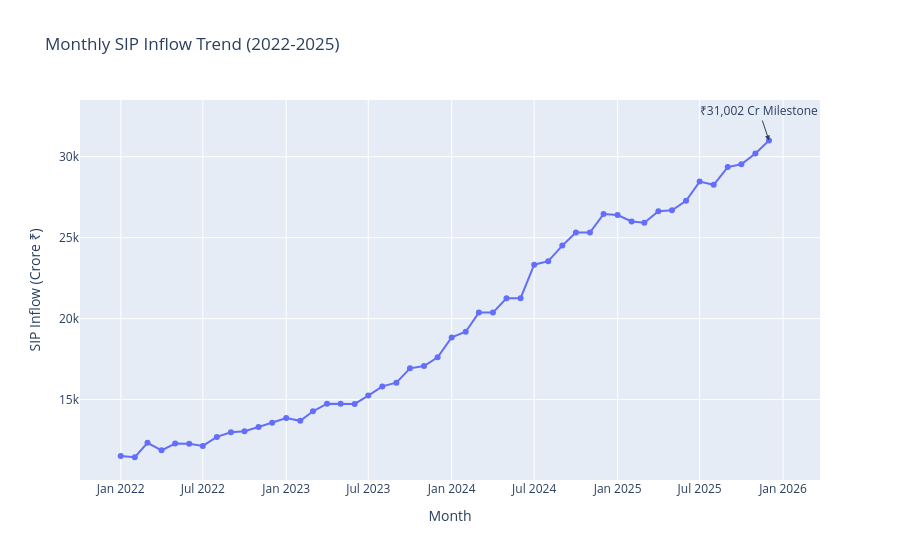

Notebook code cell kept with this figure:
### Code cell
import plotly.express as px

fig = px.line(
    sip,
    x="month",
    y="sip_inflow_crore",
    title="Monthly SIP Inflow Trend (2022-2025)",
    markers=True
)

fig.add_annotation(
    x="2025-12-01",
    y=31002,
    text="₹31,002 Cr Milestone",
    showarrow=True,
    arrowhead=2
)

fig.update_layout(
    xaxis_title="Month",
    yaxis_title="SIP Inflow (Crore ₹)"
)

fig.show()
